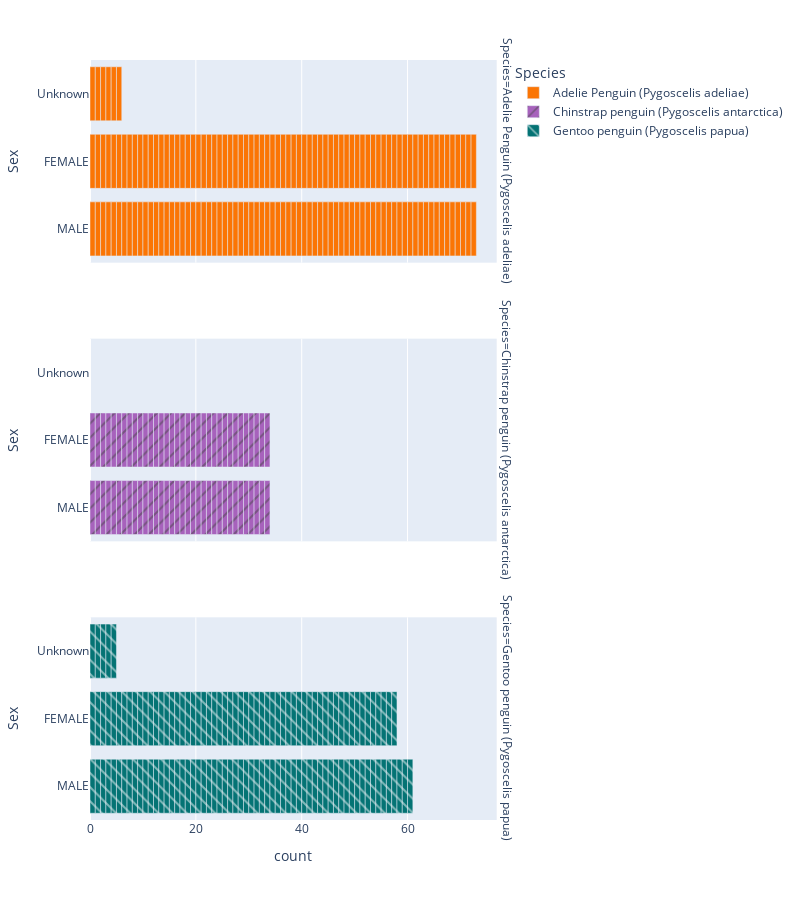

This figure's notebook cell:
### Markdown cell above
**Species vs Sex**

### Code cell
fig =px.bar( data_frame=df, y = 'Sex',
facet_row='Species',facet_row_spacing=0.10,
pattern_shape='Species',
color='Species',
color_discrete_map={'Adelie Penguin (Pygoscelis adeliae)':'rgb(251,117,4)', 'Chinstrap penguin (Pygoscelis antarctica)':'rgb(167,98,188)', 'Gentoo penguin (Pygoscelis papua)':'rgb(4,115,116)'},
width=800,height=900 )

fig.show()

### Figure 1 — Plotly figure (JSON) as saved in the notebook; plotly's stock layout.template omitted (floating-point values rounded to 4 significant figures; data arrays with more than 128 entries replaced by an {"elided": "..."} marker saying what was removed)
{"data": [{"alignmentgroup": "True", "hovertemplate": "Species=Adelie Penguin (Pygoscelis adeliae)<br>count=%{x}<br>Sex=%{y}<extra></extra>", "legendgroup": "Adelie Penguin (Pygoscelis adeliae)", "marker": {"color": "rgb(251,117,4)", "pattern": {"shape": ""}}, "name": "Adelie Penguin (Pygoscelis adeliae)", "offsetgroup": "Adelie Penguin (Pygoscelis adeliae)", "orientation": "h", "showlegend": true, "textposition": "auto", "type": "bar", "x": {"elided": "152 int values"}, "xaxis": "x3", "y": {"elided": "152 str values"}, "yaxis": "y3"}, {"alignmentgroup": "True", "hovertemplate": "Species=Chinstrap penguin (Pygoscelis antarctica)<br>count=%{x}<br>Sex=%{y}<extra></extra>", "legendgroup": "Chinstrap penguin (Pygoscelis antarctica)", "marker": {"color": "rgb(167,98,188)", "pattern": {"shape": "/"}}, "name": "Chinstrap penguin (Pygoscelis antarctica)", "offsetgroup": "Chinstrap penguin (Pygoscelis antarctica)", "orientation": "h", "showlegend": true, "textposition": "auto", "type": "bar", "x": [1, 1, 1, 1, 1, 1, 1, 1, 1, 1, 1, 1, 1, 1, 1, 1, 1, 1, 1, 1, 1, 1, 1, 1, 1, 1, 1, 1, 1, 1, 1, 1, 1, 1, 1, 1, 1, 1, 1, 1, 1, 1, 1, 1, 1, 1, 1, 1, 1, 1, 1, 1, 1, 1, 1, 1, 1, 1, 1, 1, 1, 1, 1, 1, 1, 1, 1, 1], "xaxis": "x2", "y": ["FEMALE", "MALE", "MALE", "FEMALE", "MALE", "FEMALE", "FEMALE", "MALE", "FEMALE", "MALE", "FEMALE", "MALE", "FEMALE", "MALE", "FEMALE", "MALE", "MALE", "FEMALE", "FEMALE", "MALE", "FEMALE", "MALE", "FEMALE", "MALE", "FEMALE", "MALE", "FEMALE", "MALE", "FEMALE", "MALE", "FEMALE", "MALE", "FEMALE", "MALE", "MALE", "FEMALE", "FEMALE", "MALE", "FEMALE", "MALE", "MALE", "FEMALE", "MALE", "FEMALE", "FEMALE", "MALE", "FEMALE", "MALE", "MALE", "FEMALE", "FEMALE", "MALE", "FEMALE", "MALE", "FEMALE", "MALE", "FEMALE", "MALE", "MALE", "FEMALE", "MALE", "FEMALE", "FEMALE", "MALE", "FEMALE", "MALE", "MALE", "FEMALE"], "yaxis": "y2"}, {"alignmentgroup": "True", "hovertemplate": "Species=Gentoo penguin (Pygoscelis papua)<br>count=%{x}<br>Sex=%{y}<extra></extra>", "legendgroup": "Gentoo penguin (Pygoscelis papua)", "marker": {"color": "rgb(4,115,116)", "pattern": {"shape": "\\"}}, "name": "Gentoo penguin (Pygoscelis papua)", "offsetgroup": "Gentoo penguin (Pygoscelis papua)", "orientation": "h", "showlegend": true, "textposition": "auto", "type": "bar", "x": [1, 1, 1, 1, 1, 1, 1, 1, 1, 1, 1, 1, 1, 1, 1, 1, 1, 1, 1, 1, 1, 1, 1, 1, 1, 1, 1, 1, 1, 1, 1, 1, 1, 1, 1, 1, 1, 1, 1, 1, 1, 1, 1, 1, 1, 1, 1, 1, 1, 1, 1, 1, 1, 1, 1, 1, 1, 1, 1, 1, 1, 1, 1, 1, 1, 1, 1, 1, 1, 1, 1, 1, 1, 1, 1, 1, 1, 1, 1, 1, 1, 1, 1, 1, 1, 1, 1, 1, 1, 1, 1, 1, 1, 1, 1, 1, 1, 1, 1, 1, 1, 1, 1, 1, 1, 1, 1, 1, 1, 1, 1, 1, 1, 1, 1, 1, 1, 1, 1, 1, 1, 1, 1, 1], "xaxis": "x", "y": ["FEMALE", "MALE", "FEMALE", "MALE", "MALE", "FEMALE", "FEMALE", "MALE", "FEMALE", "MALE", "FEMALE", "MALE", "FEMALE", "MALE", "FEMALE", "MALE", "FEMALE", "MALE", "FEMALE", "MALE", "MALE", "FEMALE", "FEMALE", "MALE", "FEMALE", "MALE", "Unknown", "MALE", "FEMALE", "MALE", "MALE", "FEMALE", "FEMALE", "MALE", "FEMALE", "MALE", "FEMALE", "MALE", "FEMALE", "MALE", "FEMALE", "MALE", "FEMALE", "MALE", "MALE", "FEMALE", "FEMALE", "MALE", "FEMALE", "MALE", "FEMALE", "MALE", "FEMALE", "MALE", "FEMALE", "MALE", "FEMALE", "MALE", "FEMALE", "MALE", "FEMALE", "MALE", "FEMALE", "MALE", "FEMALE", "MALE", "Unknown", "MALE", "FEMALE", "MALE", "FEMALE", "MALE", "MALE", "FEMALE", "FEMALE", "MALE", "FEMALE", "MALE", "FEMALE", "MALE", "FEMALE", "MALE", "FEMALE", "MALE", "FEMALE", "MALE", "FEMALE", "MALE", "FEMALE", "MALE", "FEMALE", "MALE", "FEMALE", "MALE", "FEMALE", "MALE", "MALE", "FEMALE", "FEMALE", "MALE", "FEMALE", "MALE", "FEMALE", "MALE", "Unknown", "MALE", "FEMALE", "MALE", "FEMALE", "MALE", "FEMALE", "MALE", "FEMALE", "MALE", "FEMALE", "MALE", "Unknown", "MALE", "FEMALE", "Unknown", "FEMALE", "MALE", "FEMALE", "MALE"], "yaxis": "y"}], "layout": {"annotations": [{"font": {}, "showarrow": false, "text": "Species=Gentoo penguin (Pygoscelis papua)", "textangle": 90, "x": 0.98, "xanchor": "left", "xref": "paper", "y": 0.1333, "yanchor": "middle", "yref": "paper"}, {"font": {}, "showarrow": false, "text": "Species=Chinstrap penguin (Pygoscelis antarctica)", "textangle": 90, "x": 0.98, "xanchor": "left", "xref": "paper", "y": 0.5, "yanchor": "middle", "yref": "paper"}, {"font": {}, "showarrow": false, "text": "Species=Adelie Penguin (Pygoscelis adeliae)", "textangle": 90, "x": 0.98, "xanchor": "left", "xref": "paper", "y": 0.8667, "yanchor": "middle", "yref": "paper"}], "barmode": "relative", "height": 900, "legend": {"title": {"text": "Species"}, "tracegroupgap": 0}, "margin": {"t": 60}, "width": 800, "xaxis": {"anchor": "y", "domain": [0, 0.98], "title": {"text": "count"}}, "xaxis2": {"anchor": "y2", "domain": [0, 0.98], "matches": "x", "showticklabels": false}, "xaxis3": {"anchor": "y3", "domain": [0, 0.98], "matches": "x", "showticklabels": false}, "yaxis": {"anchor": "x", "domain": [0, 0.2667], "title": {"text": "Sex"}}, "yaxis2": {"anchor": "x2", "domain": [0.3667, 0.6333], "matches": "y", "title": {"text": "Sex"}}, "yaxis3": {"anchor": "x3", "domain": [0.7333, 1], "matches": "y", "title": {"text": "Sex"}}}}
